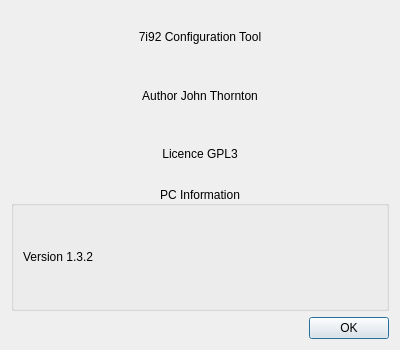
<?xml version="1.0" encoding="UTF-8"?>
<ui version="4.0">
 <class>about</class>
 <widget class="QDialog" name="about">
  <property name="geometry">
   <rect>
    <x>0</x>
    <y>0</y>
    <width>400</width>
    <height>350</height>
   </rect>
  </property>
  <property name="windowTitle">
   <string>About</string>
  </property>
  <layout class="QGridLayout" name="gridLayout_2">
   <item row="2" column="0">
    <widget class="QLabel" name="label_3">
     <property name="text">
      <string>Licence GPL3</string>
     </property>
     <property name="alignment">
      <set>Qt::AlignCenter</set>
     </property>
    </widget>
   </item>
   <item row="1" column="0">
    <widget class="QLabel" name="label_2">
     <property name="text">
      <string>Author John Thornton</string>
     </property>
     <property name="alignment">
      <set>Qt::AlignCenter</set>
     </property>
    </widget>
   </item>
   <item row="4" column="0">
    <widget class="QDialogButtonBox" name="buttonBox">
     <property name="orientation">
      <enum>Qt::Horizontal</enum>
     </property>
     <property name="standardButtons">
      <set>QDialogButtonBox::Ok</set>
     </property>
    </widget>
   </item>
   <item row="3" column="0">
    <widget class="QGroupBox" name="groupBox">
     <property name="minimumSize">
      <size>
       <width>0</width>
       <height>125</height>
      </size>
     </property>
     <property name="title">
      <string>PC Information</string>
     </property>
     <property name="alignment">
      <set>Qt::AlignCenter</set>
     </property>
     <layout class="QGridLayout" name="gridLayout">
      <item row="0" column="0">
       <widget class="QLabel" name="releaseLB">
        <property name="text">
         <string>Version 1.3.2</string>
        </property>
       </widget>
      </item>
     </layout>
    </widget>
   </item>
   <item row="0" column="0">
    <widget class="QLabel" name="label">
     <property name="text">
      <string>7i92 Configuration Tool</string>
     </property>
     <property name="alignment">
      <set>Qt::AlignCenter</set>
     </property>
    </widget>
   </item>
  </layout>
 </widget>
 <resources/>
 <connections>
  <connection>
   <sender>buttonBox</sender>
   <signal>accepted()</signal>
   <receiver>about</receiver>
   <slot>accept()</slot>
   <hints>
    <hint type="sourcelabel">
     <x>248</x>
     <y>254</y>
    </hint>
    <hint type="destinationlabel">
     <x>157</x>
     <y>274</y>
    </hint>
   </hints>
  </connection>
  <connection>
   <sender>buttonBox</sender>
   <signal>rejected()</signal>
   <receiver>about</receiver>
   <slot>reject()</slot>
   <hints>
    <hint type="sourcelabel">
     <x>316</x>
     <y>260</y>
    </hint>
    <hint type="destinationlabel">
     <x>286</x>
     <y>274</y>
    </hint>
   </hints>
  </connection>
 </connections>
</ui>
